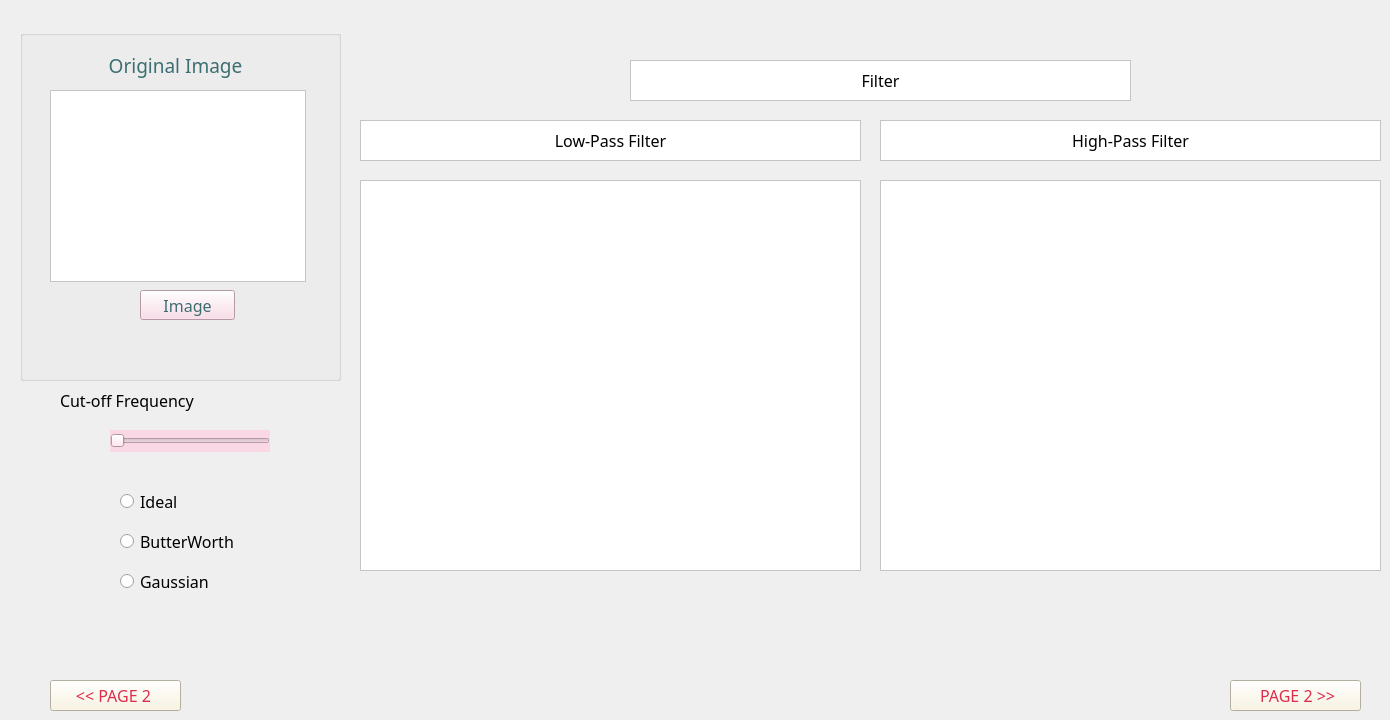
    <widget class="QWidget" name="page_2">
     <widget class="QPushButton" name="Button2">
      <property name="geometry">
       <rect>
        <x>50</x>
        <y>680</y>
        <width>131</width>
        <height>31</height>
       </rect>
      </property>
      <property name="font">
       <font>
        <family>Cascadia Code</family>
        <pointsize>12</pointsize>
        <fontweight>Medium</fontweight>
       </font>
      </property>
      <property name="autoFillBackground">
       <bool>false</bool>
      </property>
      <property name="styleSheet">
       <string notr="true">background-color: rgb(250, 243, 221);
color: rgb(221, 45, 74);</string>
      </property>
      <property name="text">
       <string>&lt;&lt; PAGE 2 </string>
      </property>
      <property name="autoRepeatDelay">
       <number>100</number>
      </property>
      <property name="autoDefault">
       <bool>false</bool>
      </property>
      <property name="default">
       <bool>false</bool>
      </property>
      <property name="flat">
       <bool>false</bool>
      </property>
     </widget>
     <widget class="QGroupBox" name="groupBox_3">
      <property name="geometry">
       <rect>
        <x>20</x>
        <y>30</y>
        <width>321</width>
        <height>351</height>
       </rect>
      </property>
      <property name="palette">
       <palette>
        <active>
         <colorrole role="WindowText">
          <brush brushstyle="SolidPattern">
           <color alpha="255">
            <red>60</red>
            <green>110</green>
            <blue>113</blue>
           </color>
          </brush>
         </colorrole>
         <colorrole role="Button">
          <brush brushstyle="SolidPattern">
           <color alpha="255">
            <red>250</red>
            <green>215</green>
            <blue>228</blue>
           </color>
          </brush>
         </colorrole>
         <colorrole role="Text">
          <brush brushstyle="SolidPattern">
           <color alpha="255">
            <red>60</red>
            <green>110</green>
            <blue>113</blue>
           </color>
          </brush>
         </colorrole>
         <colorrole role="ButtonText">
          <brush brushstyle="SolidPattern">
           <color alpha="255">
            <red>60</red>
            <green>110</green>
            <blue>113</blue>
           </color>
          </brush>
         </colorrole>
         <colorrole role="Base">
          <brush brushstyle="SolidPattern">
           <color alpha="255">
            <red>250</red>
            <green>215</green>
            <blue>228</blue>
           </color>
          </brush>
         </colorrole>
         <colorrole role="Window">
          <brush brushstyle="SolidPattern">
           <color alpha="255">
            <red>250</red>
            <green>215</green>
            <blue>228</blue>
           </color>
          </brush>
         </colorrole>
         <colorrole role="Highlight">
          <brush brushstyle="SolidPattern">
           <color alpha="255">
            <red>250</red>
            <green>215</green>
            <blue>228</blue>
           </color>
          </brush>
         </colorrole>
         <colorrole role="HighlightedText">
          <brush brushstyle="SolidPattern">
           <color alpha="255">
            <red>244</red>
            <green>156</green>
            <blue>187</blue>
           </color>
          </brush>
         </colorrole>
         <colorrole role="AlternateBase">
          <brush brushstyle="SolidPattern">
           <color alpha="255">
            <red>244</red>
            <green>156</green>
            <blue>187</blue>
           </color>
          </brush>
         </colorrole>
         <colorrole role="PlaceholderText">
          <brush brushstyle="SolidPattern">
           <color alpha="128">
            <red>60</red>
            <green>110</green>
            <blue>113</blue>
           </color>
          </brush>
         </colorrole>
        </active>
        <inactive>
         <colorrole role="WindowText">
          <brush brushstyle="SolidPattern">
           <color alpha="255">
            <red>60</red>
            <green>110</green>
            <blue>113</blue>
           </color>
          </brush>
         </colorrole>
         <colorrole role="Button">
          <brush brushstyle="SolidPattern">
           <color alpha="255">
            <red>250</red>
            <green>215</green>
            <blue>228</blue>
           </color>
          </brush>
         </colorrole>
         <colorrole role="Text">
          <brush brushstyle="SolidPattern">
           <color alpha="255">
            <red>60</red>
            <green>110</green>
            <blue>113</blue>
           </color>
          </brush>
         </colorrole>
         <colorrole role="ButtonText">
          <brush brushstyle="SolidPattern">
           <color alpha="255">
            <red>60</red>
            <green>110</green>
            <blue>113</blue>
           </color>
          </brush>
         </colorrole>
         <colorrole role="Base">
          <brush brushstyle="SolidPattern">
           <color alpha="255">
            <red>250</red>
            <green>215</green>
            <blue>228</blue>
           </color>
          </brush>
         </colorrole>
         <colorrole role="Window">
          <brush brushstyle="SolidPattern">
           <color alpha="255">
            <red>250</red>
            <green>215</green>
            <blue>228</blue>
           </color>
          </brush>
         </colorrole>
         <colorrole role="Highlight">
          <brush brushstyle="SolidPattern">
           <color alpha="255">
            <red>250</red>
            <green>215</green>
            <blue>228</blue>
           </color>
          </brush>
         </colorrole>
         <colorrole role="HighlightedText">
          <brush brushstyle="SolidPattern">
           <color alpha="255">
            <red>244</red>
            <green>156</green>
            <blue>187</blue>
           </color>
          </brush>
         </colorrole>
         <colorrole role="AlternateBase">
          <brush brushstyle="SolidPattern">
           <color alpha="255">
            <red>244</red>
            <green>156</green>
            <blue>187</blue>
           </color>
          </brush>
         </colorrole>
         <colorrole role="PlaceholderText">
          <brush brushstyle="SolidPattern">
           <color alpha="128">
            <red>60</red>
            <green>110</green>
            <blue>113</blue>
           </color>
          </brush>
         </colorrole>
        </inactive>
        <disabled>
         <colorrole role="WindowText">
          <brush brushstyle="SolidPattern">
           <color alpha="255">
            <red>60</red>
            <green>110</green>
            <blue>113</blue>
           </color>
          </brush>
         </colorrole>
         <colorrole role="Button">
          <brush brushstyle="SolidPattern">
           <color alpha="255">
            <red>250</red>
            <green>215</green>
            <blue>228</blue>
           </color>
          </brush>
         </colorrole>
         <colorrole role="Text">
          <brush brushstyle="SolidPattern">
           <color alpha="255">
            <red>60</red>
            <green>110</green>
            <blue>113</blue>
           </color>
          </brush>
         </colorrole>
         <colorrole role="ButtonText">
          <brush brushstyle="SolidPattern">
           <color alpha="255">
            <red>60</red>
            <green>110</green>
            <blue>113</blue>
           </color>
          </brush>
         </colorrole>
         <colorrole role="Base">
          <brush brushstyle="SolidPattern">
           <color alpha="255">
            <red>250</red>
            <green>215</green>
            <blue>228</blue>
           </color>
          </brush>
         </colorrole>
         <colorrole role="Window">
          <brush brushstyle="SolidPattern">
           <color alpha="255">
            <red>250</red>
            <green>215</green>
            <blue>228</blue>
           </color>
          </brush>
         </colorrole>
         <colorrole role="Highlight">
          <brush brushstyle="SolidPattern">
           <color alpha="255">
            <red>250</red>
            <green>215</green>
            <blue>228</blue>
           </color>
          </brush>
         </colorrole>
         <colorrole role="HighlightedText">
          <brush brushstyle="SolidPattern">
           <color alpha="255">
            <red>244</red>
            <green>156</green>
            <blue>187</blue>
           </color>
          </brush>
         </colorrole>
         <colorrole role="AlternateBase">
          <brush brushstyle="SolidPattern">
           <color alpha="255">
            <red>244</red>
            <green>156</green>
            <blue>187</blue>
           </color>
          </brush>
         </colorrole>
         <colorrole role="PlaceholderText">
          <brush brushstyle="SolidPattern">
           <color alpha="128">
            <red>60</red>
            <green>110</green>
            <blue>113</blue>
           </color>
          </brush>
         </colorrole>
        </disabled>
       </palette>
      </property>
      <property name="font">
       <font>
        <kerning>false</kerning>
        <fontweight>Thin</fontweight>
       </font>
      </property>
      <property name="statusTip">
       <string notr="true"/>
      </property>
      <property name="whatsThis">
       <string notr="true"/>
      </property>
      <property name="accessibleName">
       <string notr="true"/>
      </property>
      <property name="accessibleDescription">
       <string notr="true"/>
      </property>
      <property name="styleSheet">
       <string notr="true"/>
      </property>
      <property name="inputMethodHints">
       <set>Qt::InputMethodHint::ImhNone</set>
      </property>
      <property name="title">
       <string/>
      </property>
      <widget class="QGraphicsView" name="graphicsView4">
       <property name="geometry">
        <rect>
         <x>30</x>
         <y>60</y>
         <width>256</width>
         <height>192</height>
        </rect>
       </property>
       <property name="autoFillBackground">
        <bool>false</bool>
       </property>
       <property name="styleSheet">
        <string notr="true">background-color: rgb(255, 255, 255);</string>
       </property>
       <property name="lineWidth">
        <number>2</number>
       </property>
      </widget>
      <widget class="QLabel" name="label6">
       <property name="geometry">
        <rect>
         <x>60</x>
         <y>20</y>
         <width>191</width>
         <height>31</height>
        </rect>
       </property>
       <property name="font">
        <font>
         <family>Cascadia Code Light</family>
         <pointsize>14</pointsize>
        </font>
       </property>
       <property name="text">
        <string>Original Image</string>
       </property>
       <property name="alignment">
        <set>Qt::AlignmentFlag::AlignCenter</set>
       </property>
      </widget>
      <widget class="QPushButton" name="pushButton5">
       <property name="geometry">
        <rect>
         <x>120</x>
         <y>260</y>
         <width>95</width>
         <height>30</height>
        </rect>
       </property>
       <property name="font">
        <font>
         <family>Cascadia Code</family>
         <pointsize>12</pointsize>
        </font>
       </property>
       <property name="text">
        <string>Image</string>
       </property>
      </widget>
      <zorder>label6</zorder>
      <zorder>pushButton5</zorder>
      <zorder>graphicsView4</zorder>
     </widget>
     <widget class="QGraphicsView" name="graphicsView5">
      <property name="geometry">
       <rect>
        <x>360</x>
        <y>180</y>
        <width>501</width>
        <height>391</height>
       </rect>
      </property>
      <property name="styleSheet">
       <string notr="true">background-color: rgb(255, 255, 255);</string>
      </property>
     </widget>
     <widget class="QLabel" name="label_7">
      <property name="geometry">
       <rect>
        <x>360</x>
        <y>120</y>
        <width>501</width>
        <height>41</height>
       </rect>
      </property>
      <property name="font">
       <font>
        <family>Cascadia Code</family>
        <pointsize>12</pointsize>
       </font>
      </property>
      <property name="styleSheet">
       <string notr="true">background-color: rgb(255, 255, 255);</string>
      </property>
      <property name="frameShape">
       <enum>QFrame::Shape::StyledPanel</enum>
      </property>
      <property name="text">
       <string>Low-Pass Filter</string>
      </property>
      <property name="alignment">
       <set>Qt::AlignmentFlag::AlignCenter</set>
      </property>
     </widget>
     <widget class="QPushButton" name="Button3">
      <property name="geometry">
       <rect>
        <x>1230</x>
        <y>680</y>
        <width>131</width>
        <height>31</height>
       </rect>
      </property>
      <property name="font">
       <font>
        <family>Cascadia Code</family>
        <pointsize>12</pointsize>
        <fontweight>Medium</fontweight>
       </font>
      </property>
      <property name="autoFillBackground">
       <bool>false</bool>
      </property>
      <property name="styleSheet">
       <string notr="true">background-color: rgb(250, 243, 221);
color: rgb(221, 45, 74);
</string>
      </property>
      <property name="text">
       <string> PAGE 2 &gt;&gt;</string>
      </property>
      <property name="autoRepeatDelay">
       <number>100</number>
      </property>
      <property name="autoDefault">
       <bool>false</bool>
      </property>
      <property name="default">
       <bool>false</bool>
      </property>
      <property name="flat">
       <bool>false</bool>
      </property>
     </widget>
     <widget class="QLabel" name="label_17">
      <property name="geometry">
       <rect>
        <x>60</x>
        <y>390</y>
        <width>211</width>
        <height>21</height>
       </rect>
      </property>
      <property name="font">
       <font>
        <family>Cascadia Code</family>
        <pointsize>12</pointsize>
       </font>
      </property>
      <property name="text">
       <string>Cut-off Frequency</string>
      </property>
      <property name="alignment">
       <set>Qt::AlignmentFlag::AlignLeading|Qt::AlignmentFlag::AlignLeft|Qt::AlignmentFlag::AlignVCenter</set>
      </property>
     </widget>
     <widget class="QSlider" name="horizontalSlider">
      <property name="geometry">
       <rect>
        <x>110</x>
        <y>430</y>
        <width>160</width>
        <height>22</height>
       </rect>
      </property>
      <property name="palette">
       <palette>
        <active>
         <colorrole role="WindowText">
          <brush brushstyle="SolidPattern">
           <color alpha="255">
            <red>136</red>
            <green>13</green>
            <blue>30</blue>
           </color>
          </brush>
         </colorrole>
         <colorrole role="Button">
          <brush brushstyle="SolidPattern">
           <color alpha="255">
            <red>250</red>
            <green>215</green>
            <blue>228</blue>
           </color>
          </brush>
         </colorrole>
         <colorrole role="Light">
          <brush brushstyle="SolidPattern">
           <color alpha="255">
            <red>255</red>
            <green>255</green>
            <blue>255</blue>
           </color>
          </brush>
         </colorrole>
         <colorrole role="Midlight">
          <brush brushstyle="SolidPattern">
           <color alpha="255">
            <red>252</red>
            <green>235</green>
            <blue>241</blue>
           </color>
          </brush>
         </colorrole>
         <colorrole role="Dark">
          <brush brushstyle="SolidPattern">
           <color alpha="255">
            <red>242</red>
            <green>106</green>
            <blue>141</blue>
           </color>
          </brush>
         </colorrole>
         <colorrole role="Mid">
          <brush brushstyle="SolidPattern">
           <color alpha="255">
            <red>244</red>
            <green>156</green>
            <blue>187</blue>
           </color>
          </brush>
         </colorrole>
         <colorrole role="Text">
          <brush brushstyle="SolidPattern">
           <color alpha="255">
            <red>136</red>
            <green>13</green>
            <blue>30</blue>
           </color>
          </brush>
         </colorrole>
         <colorrole role="BrightText">
          <brush brushstyle="SolidPattern">
           <color alpha="255">
            <red>255</red>
            <green>255</green>
            <blue>255</blue>
           </color>
          </brush>
         </colorrole>
         <colorrole role="ButtonText">
          <brush brushstyle="SolidPattern">
           <color alpha="255">
            <red>136</red>
            <green>13</green>
            <blue>30</blue>
           </color>
          </brush>
         </colorrole>
         <colorrole role="Base">
          <brush brushstyle="SolidPattern">
           <color alpha="255">
            <red>255</red>
            <green>255</green>
            <blue>255</blue>
           </color>
          </brush>
         </colorrole>
         <colorrole role="Window">
          <brush brushstyle="SolidPattern">
           <color alpha="255">
            <red>250</red>
            <green>215</green>
            <blue>228</blue>
           </color>
          </brush>
         </colorrole>
         <colorrole role="Shadow">
          <brush brushstyle="SolidPattern">
           <color alpha="255">
            <red>136</red>
            <green>13</green>
            <blue>30</blue>
           </color>
          </brush>
         </colorrole>
         <colorrole role="Highlight">
          <brush brushstyle="SolidPattern">
           <color alpha="255">
            <red>221</red>
            <green>45</green>
            <blue>74</blue>
           </color>
          </brush>
         </colorrole>
         <colorrole role="Link">
          <brush brushstyle="SolidPattern">
           <color alpha="255">
            <red>221</red>
            <green>45</green>
            <blue>74</blue>
           </color>
          </brush>
         </colorrole>
         <colorrole role="LinkVisited">
          <brush brushstyle="SolidPattern">
           <color alpha="255">
            <red>242</red>
            <green>106</green>
            <blue>141</blue>
           </color>
          </brush>
         </colorrole>
         <colorrole role="AlternateBase">
          <brush brushstyle="SolidPattern">
           <color alpha="255">
            <red>252</red>
            <green>235</green>
            <blue>241</blue>
           </color>
          </brush>
         </colorrole>
         <colorrole role="ToolTipBase">
          <brush brushstyle="SolidPattern">
           <color alpha="255">
            <red>255</red>
            <green>255</green>
            <blue>220</blue>
           </color>
          </brush>
         </colorrole>
         <colorrole role="ToolTipText">
          <brush brushstyle="SolidPattern">
           <color alpha="255">
            <red>136</red>
            <green>13</green>
            <blue>30</blue>
           </color>
          </brush>
         </colorrole>
         <colorrole role="PlaceholderText">
          <brush brushstyle="SolidPattern">
           <color alpha="127">
            <red>244</red>
            <green>156</green>
            <blue>187</blue>
           </color>
          </brush>
         </colorrole>
         <colorrole role="Accent">
          <brush brushstyle="SolidPattern">
           <color alpha="255">
            <red>255</red>
            <green>255</green>
            <blue>255</blue>
           </color>
          </brush>
         </colorrole>
        </active>
        <inactive>
         <colorrole role="WindowText">
          <brush brushstyle="SolidPattern">
           <color alpha="255">
            <red>136</red>
            <green>13</green>
            <blue>30</blue>
           </color>
          </brush>
         </colorrole>
         <colorrole role="Button">
          <brush brushstyle="SolidPattern">
           <color alpha="255">
            <red>250</red>
            <green>215</green>
            <blue>228</blue>
           </color>
          </brush>
         </colorrole>
         <colorrole role="Light">
          <brush brushstyle="SolidPattern">
           <color alpha="255">
            <red>255</red>
            <green>255</green>
            <blue>255</blue>
           </color>
          </brush>
         </colorrole>
         <colorrole role="Midlight">
          <brush brushstyle="SolidPattern">
           <color alpha="255">
            <red>252</red>
            <green>235</green>
            <blue>241</blue>
           </color>
          </brush>
         </colorrole>
         <colorrole role="Dark">
          <brush brushstyle="SolidPattern">
           <color alpha="255">
            <red>242</red>
            <green>106</green>
            <blue>141</blue>
           </color>
          </brush>
         </colorrole>
         <colorrole role="Mid">
          <brush brushstyle="SolidPattern">
           <color alpha="255">
            <red>244</red>
            <green>156</green>
            <blue>187</blue>
           </color>
          </brush>
         </colorrole>
         <colorrole role="Text">
          <brush brushstyle="SolidPattern">
           <color alpha="255">
            <red>136</red>
            <green>13</green>
            <blue>30</blue>
           </color>
          </brush>
         </colorrole>
         <colorrole role="BrightText">
          <brush brushstyle="SolidPattern">
           <color alpha="255">
            <red>255</red>
            <green>255</green>
            <blue>255</blue>
           </color>
          </brush>
         </colorrole>
         <colorrole role="ButtonText">
          <brush brushstyle="SolidPattern">
           <color alpha="255">
            <red>136</red>
            <green>13</green>
            <blue>30</blue>
           </color>
          </brush>
         </colorrole>
         <colorrole role="Base">
          <brush brushstyle="SolidPattern">
           <color alpha="255">
            <red>255</red>
            <green>255</green>
            <blue>255</blue>
           </color>
          </brush>
         </colorrole>
         <colorrole role="Window">
          <brush brushstyle="SolidPattern">
           <color alpha="255">
            <red>250</red>
            <green>215</green>
            <blue>228</blue>
           </color>
          </brush>
         </colorrole>
         <colorrole role="Shadow">
          <brush brushstyle="SolidPattern">
           <color alpha="255">
            <red>136</red>
            <green>13</green>
            <blue>30</blue>
           </color>
          </brush>
         </colorrole>
         <colorrole role="HighlightedText">
          <brush brushstyle="SolidPattern">
           <color alpha="255">
            <red>221</red>
            <green>45</green>
            <blue>74</blue>
           </color>
          </brush>
         </colorrole>
         <colorrole role="Link">
          <brush brushstyle="SolidPattern">
           <color alpha="255">
            <red>221</red>
            <green>45</green>
            <blue>74</blue>
           </color>
          </brush>
         </colorrole>
         <colorrole role="LinkVisited">
          <brush brushstyle="SolidPattern">
           <color alpha="255">
            <red>242</red>
            <green>106</green>
            <blue>141</blue>
           </color>
          </brush>
         </colorrole>
         <colorrole role="AlternateBase">
          <brush brushstyle="SolidPattern">
           <color alpha="255">
            <red>252</red>
            <green>235</green>
            <blue>241</blue>
           </color>
          </brush>
         </colorrole>
         <colorrole role="ToolTipBase">
          <brush brushstyle="SolidPattern">
           <color alpha="255">
            <red>255</red>
            <green>255</green>
            <blue>220</blue>
           </color>
          </brush>
         </colorrole>
         <colorrole role="ToolTipText">
          <brush brushstyle="SolidPattern">
           <color alpha="255">
            <red>136</red>
            <green>13</green>
            <blue>30</blue>
           </color>
          </brush>
         </colorrole>
         <colorrole role="PlaceholderText">
          <brush brushstyle="SolidPattern">
           <color alpha="127">
            <red>244</red>
            <green>156</green>
            <blue>187</blue>
           </color>
          </brush>
         </colorrole>
         <colorrole role="Accent">
          <brush brushstyle="SolidPattern">
           <color alpha="255">
            <red>255</red>
            <green>255</green>
            <blue>255</blue>
           </color>
          </brush>
         </colorrole>
        </inactive>
        <disabled>
         <colorrole role="WindowText">
          <brush brushstyle="SolidPattern">
           <color alpha="255">
            <red>242</red>
            <green>106</green>
            <blue>141</blue>
           </color>
          </brush>
         </colorrole>
         <colorrole role="Button">
          <brush brushstyle="SolidPattern">
           <color alpha="255">
            <red>250</red>
            <green>215</green>
            <blue>228</blue>
           </color>
          </brush>
         </colorrole>
         <colorrole role="Light">
          <brush brushstyle="SolidPattern">
           <color alpha="255">
            <red>255</red>
            <green>255</green>
            <blue>255</blue>
           </color>
          </brush>
         </colorrole>
         <colorrole role="Midlight">
          <brush brushstyle="SolidPattern">
           <color alpha="255">
            <red>252</red>
            <green>235</green>
            <blue>241</blue>
           </color>
          </brush>
         </colorrole>
         <colorrole role="Dark">
          <brush brushstyle="SolidPattern">
           <color alpha="255">
            <red>242</red>
            <green>106</green>
            <blue>141</blue>
           </color>
          </brush>
         </colorrole>
         <colorrole role="Mid">
          <brush brushstyle="SolidPattern">
           <color alpha="255">
            <red>244</red>
            <green>156</green>
            <blue>187</blue>
           </color>
          </brush>
         </colorrole>
         <colorrole role="Text">
          <brush brushstyle="SolidPattern">
           <color alpha="255">
            <red>242</red>
            <green>106</green>
            <blue>141</blue>
           </color>
          </brush>
         </colorrole>
         <colorrole role="BrightText">
          <brush brushstyle="SolidPattern">
           <color alpha="255">
            <red>255</red>
            <green>255</green>
            <blue>255</blue>
           </color>
          </brush>
         </colorrole>
         <colorrole role="ButtonText">
          <brush brushstyle="SolidPattern">
           <color alpha="255">
            <red>242</red>
            <green>106</green>
            <blue>141</blue>
           </color>
          </brush>
         </colorrole>
         <colorrole role="Base">
          <brush brushstyle="SolidPattern">
           <color alpha="255">
            <red>250</red>
            <green>215</green>
            <blue>228</blue>
           </color>
          </brush>
         </colorrole>
         <colorrole role="Window">
          <brush brushstyle="SolidPattern">
           <color alpha="255">
            <red>250</red>
            <green>215</green>
            <blue>228</blue>
           </color>
          </brush>
         </colorrole>
         <colorrole role="Shadow">
          <brush brushstyle="SolidPattern">
           <color alpha="255">
            <red>136</red>
            <green>13</green>
            <blue>30</blue>
           </color>
          </brush>
         </colorrole>
         <colorrole role="Highlight">
          <brush brushstyle="SolidPattern">
           <color alpha="255">
            <red>221</red>
            <green>45</green>
            <blue>74</blue>
           </color>
          </brush>
         </colorrole>
         <colorrole role="Link">
          <brush brushstyle="SolidPattern">
           <color alpha="255">
            <red>221</red>
            <green>45</green>
            <blue>74</blue>
           </color>
          </brush>
         </colorrole>
         <colorrole role="LinkVisited">
          <brush brushstyle="SolidPattern">
           <color alpha="255">
            <red>242</red>
            <green>106</green>
            <blue>141</blue>
           </color>
          </brush>
         </colorrole>
         <colorrole role="AlternateBase">
          <brush brushstyle="SolidPattern">
           <color alpha="255">
            <red>250</red>
            <green>215</green>
            <blue>228</blue>
           </color>
          </brush>
         </colorrole>
         <colorrole role="ToolTipBase">
          <brush brushstyle="SolidPattern">
           <color alpha="255">
            <red>255</red>
            <green>255</green>
            <blue>220</blue>
           </color>
          </brush>
         </colorrole>
         <colorrole role="ToolTipText">
          <brush brushstyle="SolidPattern">
           <color alpha="255">
            <red>136</red>
            <green>13</green>
            <blue>30</blue>
           </color>
          </brush>
         </colorrole>
         <colorrole role="PlaceholderText">
          <brush brushstyle="SolidPattern">
           <color alpha="127">
            <red>244</red>
            <green>156</green>
            <blue>187</blue>
           </color>
          </brush>
         </colorrole>
         <colorrole role="Accent">
          <brush brushstyle="SolidPattern">
           <color alpha="255">
            <red>255</red>
            <green>255</green>
            <blue>255</blue>
           </color>
          </brush>
         </colorrole>
        </disabled>
       </palette>
      </property>
      <property name="styleSheet">
       <string notr="true">background-color: rgb(250, 215, 228);
color: rgb(136, 13, 30);
alternate-background-color: rgb(244, 156, 187);
border-color: rgb(244, 156, 187);
gridline-color: rgb(221, 45, 74);
selection-color: rgb(244, 156, 187);
selection-background-color: rgb(250, 215, 228);</string>
      </property>
      <property name="maximum">
       <number>100</number>
      </property>
      <property name="singleStep">
       <number>10</number>
      </property>
      <property name="orientation">
       <enum>Qt::Orientation::Horizontal</enum>
      </property>
     </widget>
     <widget class="QGraphicsView" name="graphicsView5_2">
      <property name="geometry">
       <rect>
        <x>880</x>
        <y>180</y>
        <width>501</width>
        <height>391</height>
       </rect>
      </property>
      <property name="styleSheet">
       <string notr="true">background-color: rgb(255, 255, 255);</string>
      </property>
     </widget>
     <widget class="QLabel" name="label_16">
      <property name="geometry">
       <rect>
        <x>880</x>
        <y>120</y>
        <width>501</width>
        <height>41</height>
       </rect>
      </property>
      <property name="font">
       <font>
        <family>Cascadia Code</family>
        <pointsize>12</pointsize>
       </font>
      </property>
      <property name="styleSheet">
       <string notr="true">background-color: rgb(255, 255, 255);</string>
      </property>
      <property name="frameShape">
       <enum>QFrame::Shape::StyledPanel</enum>
      </property>
      <property name="text">
       <string>High-Pass Filter</string>
      </property>
      <property name="alignment">
       <set>Qt::AlignmentFlag::AlignCenter</set>
      </property>
     </widget>
     <widget class="QRadioButton" name="radioButton">
      <property name="geometry">
       <rect>
        <x>120</x>
        <y>490</y>
        <width>150</width>
        <height>23</height>
       </rect>
      </property>
      <property name="font">
       <font>
        <family>Cascadia Code</family>
        <pointsize>12</pointsize>
       </font>
      </property>
      <property name="text">
       <string>Ideal</string>
      </property>
     </widget>
     <widget class="QRadioButton" name="radioButton_2">
      <property name="geometry">
       <rect>
        <x>120</x>
        <y>530</y>
        <width>200</width>
        <height>23</height>
       </rect>
      </property>
      <property name="font">
       <font>
        <family>Cascadia Code</family>
        <pointsize>12</pointsize>
       </font>
      </property>
      <property name="text">
       <string>ButterWorth</string>
      </property>
     </widget>
     <widget class="QRadioButton" name="radioButton_3">
      <property name="geometry">
       <rect>
        <x>120</x>
        <y>570</y>
        <width>200</width>
        <height>23</height>
       </rect>
      </property>
      <property name="font">
       <font>
        <family>Cascadia Code</family>
        <pointsize>12</pointsize>
       </font>
      </property>
      <property name="text">
       <string>Gaussian</string>
      </property>
     </widget>
     <widget class="QLabel" name="label_18">
      <property name="geometry">
       <rect>
        <x>630</x>
        <y>60</y>
        <width>501</width>
        <height>41</height>
       </rect>
      </property>
      <property name="font">
       <font>
        <family>Cascadia Code</family>
        <pointsize>12</pointsize>
       </font>
      </property>
      <property name="styleSheet">
       <string notr="true">background-color: rgb(255, 255, 255);</string>
      </property>
      <property name="frameShape">
       <enum>QFrame::Shape::StyledPanel</enum>
      </property>
      <property name="text">
       <string>Filter</string>
      </property>
      <property name="alignment">
       <set>Qt::AlignmentFlag::AlignCenter</set>
      </property>
     </widget>
    </widget>
